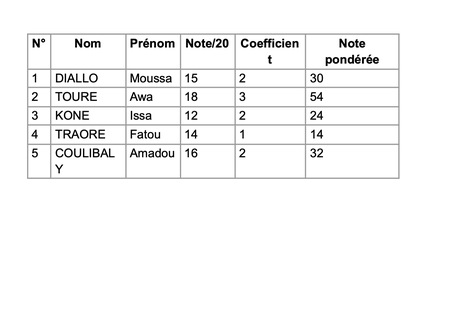
#> input picture img2table_test_project/sample_data/test2.png, 450 x 316 px, shrunk from 1314 x 924 before the run; its folder holds 2 pictures in this run
$ python service_2_structure_detection.py
#> lines starting #> are read from the running program, lines starting #| are printed output that depends on the picture; after the words box and inside, x2 and y2 are one past the last pixel; in counts of white or black regions, pixels touching at a corner belong together
#!/usr/bin/env python3
"""
SERVICE 2: DÉTECTION DE STRUCTURE DE TABLEAUX
Détecte lignes horizontales/verticales, identifie les cellules
et prépare les zones pour l'OCR cellule par cellule
"""

import cv2
import numpy as np
from pathlib import Path
import logging
from typing import List, Tuple, Dict, Optional
from dataclasses import dataclass

@dataclass
class CellRegion:
    """Représente une cellule du tableau"""
    x: int
    y: int
    width: int
    height: int
    row: int
    col: int
    confidence: float = 1.0

@dataclass
class TableStructure:
    """Structure complète du tableau détectée"""
    cells: List[CellRegion]
    num_rows: int
    num_cols: int
    table_bbox: Tuple[int, int, int, int]  # (x, y, width, height)
    horizontal_lines: List[Tuple[int, int, int, int]]
    vertical_lines: List[Tuple[int, int, int, int]]
    confidence: float

class StructureDetectionService:
    """Service dédié à la détection de structure de tableaux"""

    def __init__(self):
        # Configuration logging
        logging.basicConfig(level=logging.INFO)
        self.logger = logging.getLogger(__name__)

        # Paramètres de détection
        self.min_line_length = 50
        self.line_thickness_threshold = 2
        self.cell_min_size = 20
        self.merge_threshold = 10  # Distance pour fusionner lignes proches
        self.min_column_distance = 120  # Distance minimale entre colonnes (évite bruit écran/papier)
        self.min_row_distance = 35  # Distance minimale entre lignes horizontales

    def detect_table_structure(self, image_path: str) -> Optional[TableStructure]:
        """Point d'entrée principal: détecte la structure complète"""
        self.logger.info(f"🔍 Détection structure: {Path(image_path).name}")

        # Charger l'image
        img = cv2.imread(image_path, cv2.IMREAD_GRAYSCALE)
        if img is None:
            raise ValueError(f"Image non lisible: {image_path}")

        try:
            # Pipeline de détection
            horizontal_lines = self._detect_horizontal_lines(img)
            vertical_lines = self._detect_vertical_lines(img)

            self.logger.info(f"📏 Détecté: {len(horizontal_lines)} lignes H, {len(vertical_lines)} lignes V")

            if len(horizontal_lines) < 2 or len(vertical_lines) < 2:
                self.logger.warning("Structure insuffisante détectée")
                return self._fallback_grid_detection(img)

            # Nettoyer et fusionner les lignes
            horizontal_lines = self._clean_and_merge_lines(horizontal_lines, is_horizontal=True)
            vertical_lines = self._clean_and_merge_lines(vertical_lines, is_horizontal=False)

            # CORRECTION: Filtrer les lignes trop proches (évite bruit écran/papier)
            vertical_lines = self._filter_close_lines(vertical_lines, min_dist=self.min_column_distance)
            horizontal_lines = self._filter_close_lines_horizontal(horizontal_lines, min_dist=self.min_row_distance)

            # Identifier les intersections et créer la grille
            cells = self._create_cell_grid(horizontal_lines, vertical_lines, img.shape)

            if not cells:
                return self._fallback_grid_detection(img)

            # Calculer bounding box du tableau
            table_bbox = self._calculate_table_bbox(horizontal_lines, vertical_lines)

            # Créer structure finale
            structure = TableStructure(
                cells=cells,
                num_rows=len(horizontal_lines) - 1,
                num_cols=len(vertical_lines) - 1,
                table_bbox=table_bbox,
                horizontal_lines=horizontal_lines,
                vertical_lines=vertical_lines,
                confidence=self._calculate_structure_confidence(cells, img.shape)
            )

            self.logger.info(f"✅ Structure: {structure.num_rows}x{structure.num_cols} cellules")
            return structure

        except Exception as e:
            self.logger.error(f"Erreur détection structure: {e}")
            return None

    def _detect_horizontal_lines(self, img: np.ndarray) -> List[Tuple[int, int, int, int]]:
        """Détecter les lignes horizontales (séparateurs de rangées)"""

        # Kernel horizontal pour morphologie
        kernel_length = max(img.shape[1] // 30, 15)
        horizontal_kernel = cv2.getStructuringElement(cv2.MORPH_RECT, (kernel_length, 1))

        # Détection par morphologie
        horizontal_lines_img = cv2.morphologyEx(img, cv2.MORPH_OPEN, horizontal_kernel, iterations=2)

        # Améliorer la détection avec seuillage
        _, horizontal_lines_img = cv2.threshold(horizontal_lines_img, 50, 255, cv2.THRESH_BINARY)

        # Détecter contours des lignes
        contours, _ = cv2.findContours(horizontal_lines_img, cv2.RETR_EXTERNAL, cv2.CHAIN_APPROX_SIMPLE)

        lines = []
        for contour in contours:
            x, y, w, h = cv2.boundingRect(contour)

            # Filtrer: doit être suffisamment long et fin
            if w > self.min_line_length and h <= self.line_thickness_threshold * 2:
                lines.append((x, y, x + w, y))

        # Alternative: Hough Transform pour lignes plus subtiles
        hough_lines = self._detect_lines_hough(img, orientation='horizontal')
        lines.extend(hough_lines)

        return lines

    def _detect_vertical_lines(self, img: np.ndarray) -> List[Tuple[int, int, int, int]]:
        """Détecter les lignes verticales (séparateurs de colonnes)"""

        # Kernel vertical
        kernel_length = max(img.shape[0] // 30, 15)
        vertical_kernel = cv2.getStructuringElement(cv2.MORPH_RECT, (1, kernel_length))

        # Détection par morphologie
        vertical_lines_img = cv2.morphologyEx(img, cv2.MORPH_OPEN, vertical_kernel, iterations=2)

        # Seuillage
        _, vertical_lines_img = cv2.threshold(vertical_lines_img, 50, 255, cv2.THRESH_BINARY)

        # Détecter contours
        contours, _ = cv2.findContours(vertical_lines_img, cv2.RETR_EXTERNAL, cv2.CHAIN_APPROX_SIMPLE)

        lines = []
        for contour in contours:
            x, y, w, h = cv2.boundingRect(contour)

            # Filtrer: doit être suffisamment long et fin
            if h > self.min_line_length and w <= self.line_thickness_threshold * 2:
                lines.append((x, y, x, y + h))

        # Alternative: Hough Transform
        hough_lines = self._detect_lines_hough(img, orientation='vertical')
        lines.extend(hough_lines)

        return lines

    def _detect_lines_hough(self, img: np.ndarray, orientation: str) -> List[Tuple[int, int, int, int]]:
        """Détecter lignes avec Hough Transform comme méthode alternative"""

        # Préparation pour Hough
        edges = cv2.Canny(img, 50, 150, apertureSize=3)

        # Hough Transform (seuils augmentés pour réduire faux positifs)
        lines = cv2.HoughLinesP(
            edges,
            rho=1,
            theta=np.pi/180,
            threshold=150,  # Seuil augmenté
            minLineLength=self.min_line_length * 2,  # Longueur minimale doublée
            maxLineGap=5  # Gap réduit
        )

        if lines is None:
            return []

        filtered_lines = []
        for line in lines:
            x1, y1, x2, y2 = line[0]

            # Calculer angle de la ligne
            angle = np.abs(np.arctan2(y2 - y1, x2 - x1) * 180 / np.pi)

            if orientation == 'horizontal' and (angle < 10 or angle > 170):
                # Ligne horizontale
                filtered_lines.append((min(x1, x2), y1, max(x1, x2), y1))
            elif orientation == 'vertical' and (80 < angle < 100):
                # Ligne verticale
                filtered_lines.append((x1, min(y1, y2), x1, max(y1, y2)))

        return filtered_lines

    # [126 lines left out: functions _clean_and_merge_lines, _filter_close_lines, _filter_close_lines_horizontal, _create_cell_grid, not called in this run]

    def _fallback_grid_detection(self, img: np.ndarray) -> Optional[TableStructure]:
        """Méthode de fallback: grille uniforme basée sur l'analyse de contenu"""
        self.logger.info("🔄 Fallback: détection grille uniforme")

        height, width = img.shape

        # Analyser la distribution de contenu pour estimer la grille
        # Projections horizontales et verticales
        h_projection = np.sum(img == 0, axis=1)  # Pixels noirs par ligne
        v_projection = np.sum(img == 0, axis=0)  # Pixels noirs par colonne

        # Détecter espaces blancs (séparateurs probables)
        h_separators = self._find_separators(h_projection, min_gap=10)
        v_separators = self._find_separators(v_projection, min_gap=10)

        if len(h_separators) < 1 or len(v_separators) < 1:
            # Dernière option: grille fixe basée sur estimation
            estimated_rows = max(3, height // 80)
            estimated_cols = max(3, width // 100)

            h_separators = [i * (height // estimated_rows) for i in range(estimated_rows + 1)]
            v_separators = [i * (width // estimated_cols) for i in range(estimated_cols + 1)]

        # Créer cellules avec séparateurs estimés
        cells = []
        for i in range(len(h_separators) - 1):
            for j in range(len(v_separators) - 1):
                cell = CellRegion(
                    x=v_separators[j],
                    y=h_separators[i],
                    width=v_separators[j + 1] - v_separators[j],
                    height=h_separators[i + 1] - h_separators[i],
                    row=i,
                    col=j,
                    confidence=0.6  # Confiance plus faible
                )
                cells.append(cell)

        structure = TableStructure(
            cells=cells,
            num_rows=len(h_separators) - 1,
            num_cols=len(v_separators) - 1,
            table_bbox=(0, 0, width, height),
            horizontal_lines=[(0, y, width, y) for y in h_separators],
            vertical_lines=[(x, 0, x, height) for x in v_separators],
            confidence=0.6
        )

        self.logger.info(f"🔄 Fallback: {structure.num_rows}x{structure.num_cols}")
        return structure

    def _find_separators(self, projection: np.ndarray, min_gap: int = 5) -> List[int]:
        """Trouver séparateurs dans projection"""
        # Identifier zones avec peu de contenu (séparateurs)
        threshold = np.mean(projection) * 0.3
        low_content = projection < threshold

        # Trouver groupes consécutifs
        separators = [0]  # Début
        in_gap = False
        gap_start = 0

        for i, is_low in enumerate(low_content):
            if is_low and not in_gap:
                gap_start = i
                in_gap = True
            elif not is_low and in_gap:
                if i - gap_start >= min_gap:
                    separators.append((gap_start + i) // 2)
                in_gap = False

        separators.append(len(projection) - 1)  # Fin
        return sorted(list(set(separators)))

    # [47 lines left out: functions _calculate_table_bbox, _calculate_structure_confidence, not called in this run]

    def visualize_structure(self, image_path: str, structure: TableStructure, output_path: Optional[str] = None) -> str:
        """Visualiser la structure détectée (pour debug)"""
        img = cv2.imread(image_path)
        if img is None:
            raise ValueError("Image non lisible")

        # Dessiner lignes horizontales (rouge)
        for line in structure.horizontal_lines:
            cv2.line(img, (line[0], line[1]), (line[2], line[3]), (0, 0, 255), 2)

        # Dessiner lignes verticales (bleu)
        for line in structure.vertical_lines:
            cv2.line(img, (line[0], line[1]), (line[2], line[3]), (255, 0, 0), 2)

        # Dessiner cellules (vert)
        for cell in structure.cells:
            cv2.rectangle(img, (cell.x, cell.y),
                         (cell.x + cell.width, cell.y + cell.height),
                         (0, 255, 0), 1)

            # Numéro de cellule
            cv2.putText(img, f"{cell.row},{cell.col}",
                       (cell.x + 5, cell.y + 15),
                       cv2.FONT_HERSHEY_SIMPLEX, 0.4, (0, 255, 0), 1)

        # Sauvegarder
        if output_path is None:
            output_path = f"debug_structure_{Path(image_path).stem}.png"

        cv2.imwrite(output_path, img)
        return output_path

def main():
    """Test du service de détection de structure"""
    service = StructureDetectionService()

    # Test avec fichiers existants
    sample_files = Path("sample_data").glob("*.png")

    for img_path in sample_files:
        try:
            structure = service.detect_table_structure(str(img_path))
#> in detect_table_structure, img is the input picture: shape (316, 450); min 0, max 255, mean 246.1
#> in _detect_horizontal_lines, `_, horizontal_lines_img = cv2.threshold(horizontal_lines_img, 50, 255,..`:
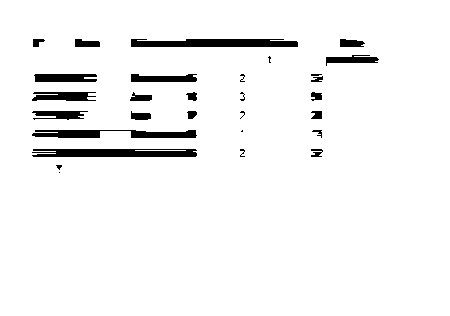
#> horizontal_lines_img: shape (316, 450); 95.4% white; 29 black regions (8 under 20 px), largest, box (x1, y1, x2, y2) and area: (32, 149, 197, 157) 1206, (131, 39, 298, 47) 1205, (32, 130, 197, 138) 942
#> in _detect_horizontal_lines, `contours, _ = cv2.findContours(horizontal_lines_img, cv2.RETR_EXTERNAL..`: contours = [[[0, 0], [0, 315], [449, 315], [449, 0]]]
#> the loop in _detect_horizontal_lines, `for contour in contours:` made 1 pass
#> (contour, x, y, w, h) on pass 1: ([[0, 0], [0, 315], [449, 315], [449, 0]], 0, 0, 450, 316)
#> after the loop in _detect_horizontal_lines, `for contour in contours:`: lines = []
#> in _detect_lines_hough, `edges = cv2.Canny(img, 50, 150, apertureSize=3)`:
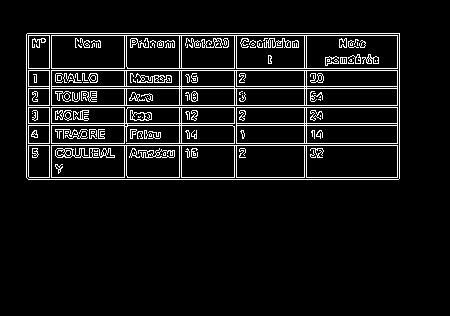
#> edges: shape (316, 450); 7.5% white in thin lines or dots, all inside (x1, y1, x2, y2) = (26, 33, 400, 180)
#> in _detect_lines_hough, `lines = cv2.HoughLinesP( edges, rho=1, theta=np.pi/180, threshold=150,`: lines = 15 rows, first 6: [27, 33, 399, 33], [26, 125, 399, 125], [28, 179, 398, 179], [26, 88, 399, 88], [26, 70, 399, 70], [26, 143, 399, 143]
#> the loop in _detect_lines_hough, `for line in lines:` made 15 passes
#> (x1, y1, x2, y2) on passes 1 to 12: (27, 33, 399, 33), (26, 125, 399, 125), (28, 179, 398, 179), (26, 88, 399, 88), (26, 70, 399, 70), (26, 143, 399, 143), (26, 35, 399, 35), (26, 123, 399, 123), (26, 68, 399, 68), (26, 86, 399, 86), (26, 177, 399, 177), (26, 107, 399, 107)
#> after the loop in _detect_lines_hough, `for line in lines:`: filtered_lines = 15 items, first 6: (27, 33, 399, 33), (26, 125, 399, 125), (28, 179, 398, 179), (26, 88, 399, 88), (26, 70, 399, 70), (26, 143, 399, 143)
#> in _detect_horizontal_lines, `hough_lines = self._detect_lines_hough(img, orientation='horizontal')`: hough_lines has the same summary as filtered_lines in _detect_lines_hough
#> in detect_table_structure, `horizontal_lines = self._detect_horizontal_lines(img)`: horizontal_lines has the same summary as filtered_lines in _detect_lines_hough
#> in _detect_vertical_lines, `vertical_lines_img = cv2.morphologyEx(img, cv2.MORPH_OPEN, vertical_ke..`:
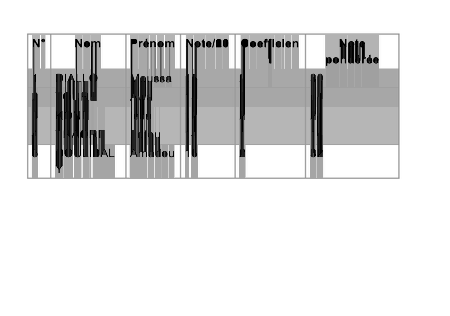
#> vertical_lines_img: shape (316, 450); min 0, max 255, mean 221.1
#> in _detect_vertical_lines, `_, vertical_lines_img = cv2.threshold(vertical_lines_img, 50, 255, cv2..`:
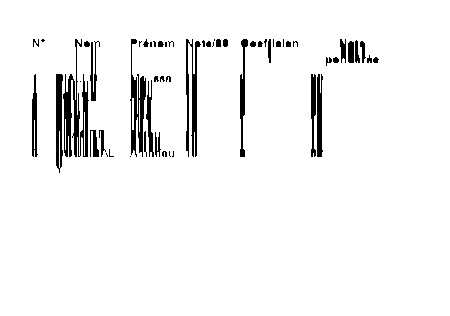
#> vertical_lines_img: shape (316, 450); 95.2% white; 57 black regions (20 under 20 px), largest, box (x1, y1, x2, y2) and area: (63, 39, 89, 157) 1251, (130, 39, 146, 157) 823, (186, 39, 201, 157) 788
#> in _detect_vertical_lines, `contours, _ = cv2.findContours(vertical_lines_img, cv2.RETR_EXTERNAL, ..`: contours = [[[0, 0], [0, 315], [449, 315], [449, 0]]]
#> the loop in _detect_vertical_lines, `for contour in contours:` made 1 pass
#> after the loop in _detect_vertical_lines, `for contour in contours:`: lines = []
#> the loop in _detect_lines_hough (call 2), `for line in lines:` made 15 passes
#> in _fallback_grid_detection, `h_projection = np.sum(img == 0, axis=1)`: h_projection = 316 values, max 55 at index 46, min 0 at index 0, mean 1.63
#> in _fallback_grid_detection, `v_projection = np.sum(img == 0, axis=0)`: v_projection = 450 values, max 15 at index 131, min 0 at index 0, mean 1.14
#> in _find_separators, `threshold = np.mean(projection) * 0.3`: threshold = 0.489
#> the loop in _find_separators, `for i, is_low in enumerate(low_content):` made 316 passes
#> (is_low, in_gap) on passes 1, 40, 48, 56, 58, 59: (True, True), (False, False), (True, True), (False, False), (True, True), (False, False)
#> after the loop in _find_separators, `for i, is_low in enumerate(low_content):`: gap_start = 168; in_gap = True; separators = [0, 19, 87, 106, 124, 143]
#> in _fallback_grid_detection, `h_separators = self._find_separators(h_projection, min_gap=10)`: h_separators = [0, 19, 87, 106, 124, 143, 315]
#> the loop in _find_separators (call 2), `for i, is_low in enumerate(low_content):` made 450 passes
#> in _fallback_grid_detection, `v_separators = self._find_separators(v_projection, min_gap=10)`: v_separators = [0, 16, 50, 120, 180, 234, 304, 449]
#> the loop in _fallback_grid_detection, `for i in range(len(h_separators) - 1):` made 6 passes
#> after the loop in _fallback_grid_detection, `for i in range(len(h_separators) - 1):`: cells = 42 items

            if structure:
                print(f"✅ {img_path.name}: {structure.num_rows}x{structure.num_cols} (confiance: {structure.confidence:.2f})")
#| ✅ test2.png: 6x7 (confiance: 0.60)

                # Créer visualisation
                debug_img = service.visualize_structure(str(img_path), structure)
#> after the loop in visualize_structure, `for line in structure.horizontal_lines:`:
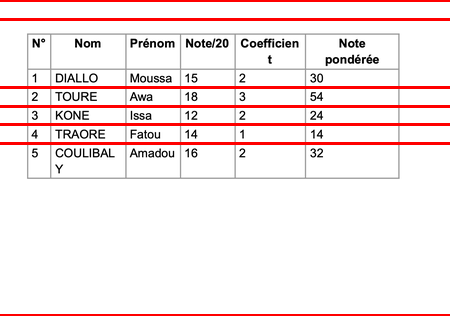
#> img: shape (316, 450, 3); 6.01% of pixels changed, all inside (x1, y1, x2, y2) = (0, 0, 450, 316)
#> after the loop in visualize_structure, `for line in structure.vertical_lines:`:
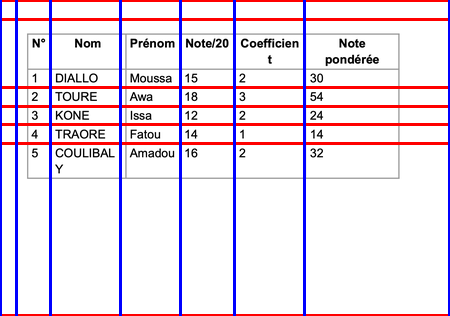
#> img: shape (316, 450, 3); 4.89% of pixels changed, all inside (x1, y1, x2, y2) = (0, 0, 450, 316)
#> after the loop in visualize_structure, `for cell in structure.cells:`:
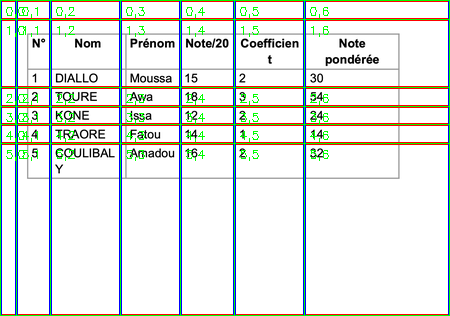
#> img: shape (316, 450, 3); 5.25% of pixels changed, all inside (x1, y1, x2, y2) = (0, 0, 450, 316)
#> debug_img = 'debug_structure_test2.png'
                print(f"🔍 Debug: {debug_img}")
#| 🔍 Debug: debug_structure_test2.png

            else:
                print(f"❌ {img_path.name}: Aucune structure détectée")

        except Exception as e:
            print(f"❌ Erreur {img_path.name}: {e}")

if __name__ == "__main__":
    main()
